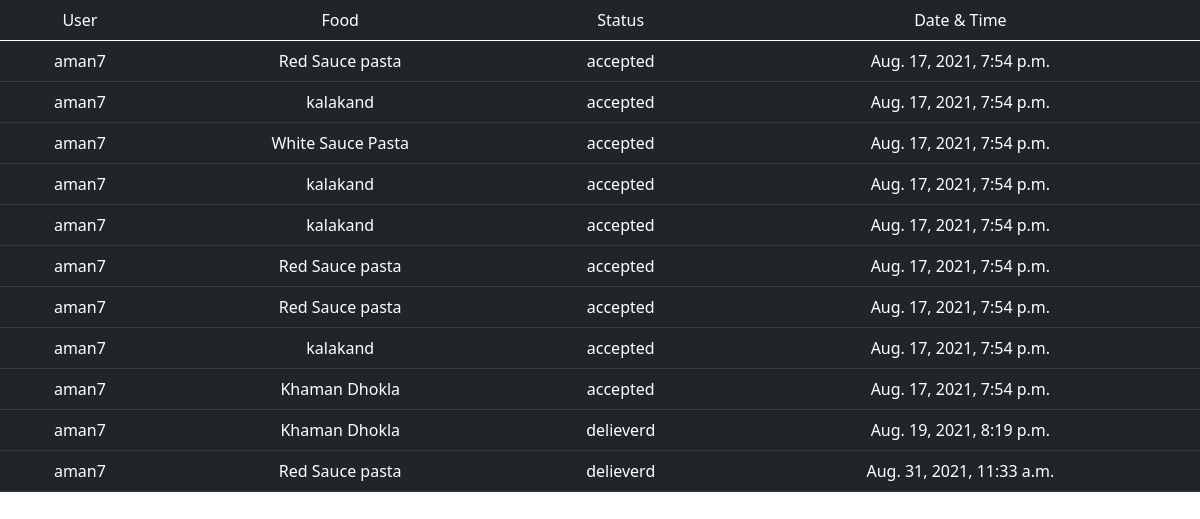
/orders (signed in), run on the app's committed database.
### zomatoapp/models.py (models this page shows, shortened)
class Userproduct(models.Model):
    user = models.ForeignKey(User,on_delete=models.DO_NOTHING)
    dish = models.ForeignKey(Dish,on_delete=models.DO_NOTHING)
    payment = models.ForeignKey(Payment,on_delete=models.CASCADE)
    delstatus = [
        ('order accepted','accept'),
        ('Food is being prepared','food is being prepared'),
        ('out for delievery','out for delievery'),
        ('delieverd','delieverd')
    ]
    status = models.CharField(choices = delstatus,max_length=200,default="accepted")
    date = models.DateTimeField(auto_now_add=True)

class Dish(models.Model):
    resturant = models.ForeignKey(Resturant,on_delete=models.CASCADE,default="")
    name = models.CharField(max_length=200)
    description = models.CharField(max_length=80)
    image = models.ImageField(upload_to="uploads/dishes",default="",blank=True)
    imagelink = models.CharField(max_length=1400,default="",blank=True)
    price = models.PositiveIntegerField(default=0)
    available = models.BooleanField(default=True)
    category = models.ForeignKey(Category,on_delete=models.DO_NOTHING,default="")
    def __str__(self):
        return self.name

### zomatoapp/views.py (the view)
# urls.py: path('orders',views.orders,name="orders")
def orders(request):
    if request.user.is_authenticated:
        user = request.user
        print(user)
    else:
        user = None
    userproduct = Userproduct.objects.filter(user=user)
    context = {
        'userproduct' : userproduct
    }
    return render(request,"order.html",context=context)

### templates/order.html (shortened to what this page needs)
<!doctype html>
<html lang="en">
  <head>
    <link href="https://cdn.jsdelivr.net/npm/bootstrap@5.1.0/dist/css/bootstrap.min.css" rel="stylesheet">
  </head>
  <body>
    <table class="table table-dark text-center">
        <thead>
            <td>User</td>
            <td>Food</td>
            <td>Status</td>
            <td>Date & Time</td>
        </thead>
        <tbody>
            {% for userproduct in userproduct %}
                <tr>
                        <td>{{userproduct.user}}</td>
                        <td>{{userproduct.dish}}</td>
                        <td>{{userproduct.status}}</td>
                        <td>{{userproduct.date}}</td>
                </tr>
            {% endfor %}
        </tbody>
    </table>

### data on the page
Userproduct: user "aman7", dish "Red Sauce pasta", status "accepted", date "Aug. 17, 2021, 7:54 p.m."
Userproduct: user "aman7", dish "kalakand", status "accepted", date "Aug. 17, 2021, 7:54 p.m."
Userproduct: user "aman7", dish "White Sauce Pasta", status "accepted", date "Aug. 17, 2021, 7:54 p.m."
Userproduct: user "aman7", dish "kalakand", status "accepted", date "Aug. 17, 2021, 7:54 p.m."
Userproduct: user "aman7", dish "kalakand", status "accepted", date "Aug. 17, 2021, 7:54 p.m."
Userproduct: user "aman7", dish "Red Sauce pasta", status "accepted", date "Aug. 17, 2021, 7:54 p.m."
Userproduct: user "aman7", dish "Red Sauce pasta", status "accepted", date "Aug. 17, 2021, 7:54 p.m."
Userproduct: user "aman7", dish "kalakand", status "accepted", date "Aug. 17, 2021, 7:54 p.m."
Userproduct: user "aman7", dish "Khaman Dhokla", status "accepted", date "Aug. 17, 2021, 7:54 p.m."
Userproduct: user "aman7", dish "Khaman Dhokla", status "delieverd", date "Aug. 19, 2021, 8:19 p.m."
Userproduct: user "aman7", dish "Red Sauce pasta", status "delieverd", date "Aug. 31, 2021, 11:33 a.m."
